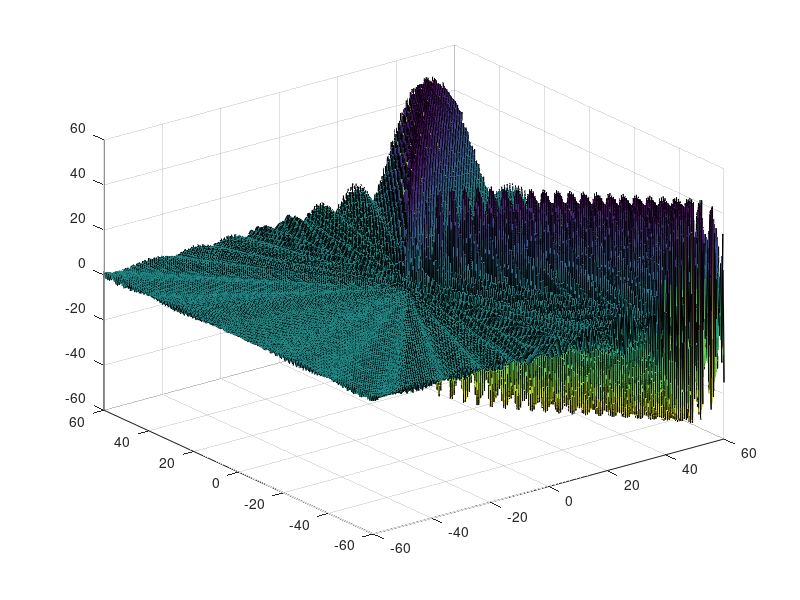

Write the MATLAB code that produced this figure.
%/ define coordinates /%
xmin = -60;    % adjust bounds as desired
xmax = 60;
nx = 300;
ymin = -60;
ymax = 60;
ny = nx;

dx = (xmax - xmin)/(nx-1);
dy = (ymax - ymin)/(ny-1);
x = xmin:dx:xmax;
y = ymin:dy:ymax;
[X, Y] = meshgrid(x, y);

%/ determine height Z /%

g = 9.81;
for p = 1:200        % looping 200 times to get 200 different frequencies
    w = p / 20;      % define each frequency w
    k = w^2 / g;     % wavenumber, found from dispersion relation
    cp = sqrt(g/k);  % phase velocity of wave
    cg = 0.5 * cp;   % group velocity of wave
    v = 1.5;    % speed of the boat
    Z = 0;      % initialise height Z
    tmax = 50;  % number of seconds to loop t over
    tdivide = 20; % just to get smaller intervals
    for t = 0:tmax    % loop for 50 time intervals
        max_distance = cg * (tmax - t);
        tprime = t/tdivide;    % divide t to get smaller intervals
        r = sqrt((X+v*tprime).^2+Y.^2);    % distance from boat's position
        if r > max_distance    % if we exceed the max distance
            r = 0;             % set r and w to 0, so the contribution to Z
            w = 0;             % is also 0
        end
        Z = Z + sin(k*r - w*(tprime-tmax/tdivide));    % add new Z part
    end
end
surf(X,Y,Z)    % plot